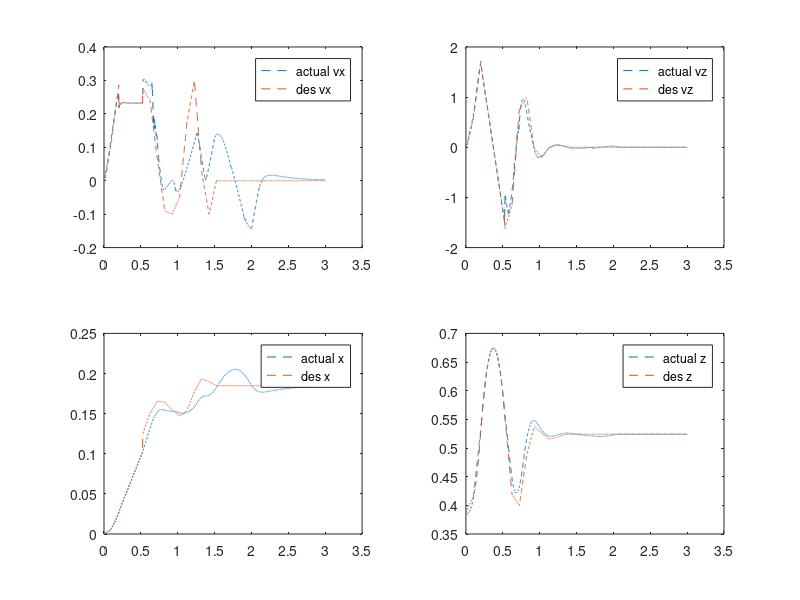
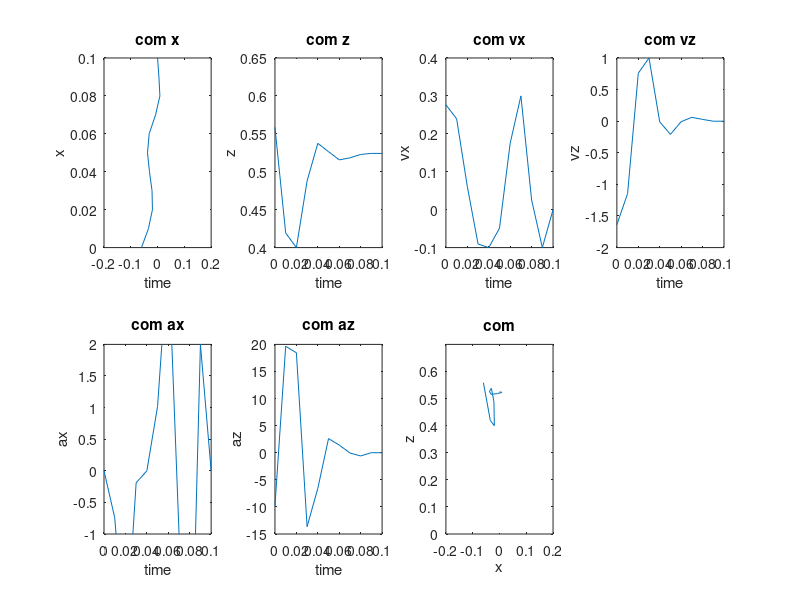

MATLAB code for these plots, in order:
% f=figure;

clear;
close all;
figure(1);
%% data time=3 rate=0.2
%Recording com velocity; com position;
load('robot_without_arm/WBC/data_velocity.mat');
z_velocity_act=Velocity_Recording.actual_com_velocity(:,3)';
z_velocity_act=z_velocity_act(:,2:end);
x_velocity_act=Velocity_Recording.actual_com_velocity(:,1)';
x_velocity_act=x_velocity_act(:,2:end);

time=Velocity_Recording.lcm_timestamp;
time=time/5;

z_velocity_des=Velocity_Recording.des_com_velocity(:,3)';
z_velocity_des=z_velocity_des(:,2:end);
x_velocity_des=Velocity_Recording.des_com_velocity(:,1)';
x_velocity_des=x_velocity_des(:,2:end);


load('robot_without_arm/WBC/data_position.mat');
z_position_act=Position_Recording.actual_com(:,3)';
z_position_act=z_position_act(:,2:end);
x_position_act=Position_Recording.actual_com(:,1)';
x_position_act=x_position_act(:,2:end);

z_position_des=Position_Recording.des_com(:,3)';
z_position_des=z_position_des(:,2:end);
x_position_des=Position_Recording.des_com(:,1)';
x_position_des=x_position_des(:,2:end);

%% plot
subplot(2,2,1)
plot(time,x_velocity_act,'--');
hold on;
plot(time,x_velocity_des,'--');
legend('actual vx','des vx');

subplot(2,2,2)
plot(time,z_velocity_act,'--');
hold on;
plot(time,z_velocity_des,'--');
legend('actual vz','des vz');

subplot(2,2,3)
plot(time,x_position_act,'--');
hold on;
plot(time,x_position_des,'--');
legend('actual x','des x');

subplot(2,2,4)
plot(time,z_position_act,'--');
hold on;
plot(time,z_position_des,'--');
legend('actual z','des z');



% x = [-0.06,-0.0341939,-0.0191825,-0.0206728,-0.0301985,-0.0376489,-0.0313267,-0.00755408,0.00872296,0.005,0];
% 
% z = [0.558486,0.419298,0.4,0.487982,0.537448,0.52648,0.515667,0.518329,0.522795,0.524192,0.524161];
% 
% vx = [0.2766,0.239522,0.0607074,-0.0905141,-0.1,-0.0490074,0.175452,0.3,0.0255408,-0.1,0];
% 
% vz = [-1.63818,-1.14559,0.759635,1,-0.0106725,-0.208699,-0.00754681,0.0607756,0.0285497,-0.000614095,0];
% 
% ax = [0,-0.741569,-2.83471,-0.189717,0,1.01985,3.46933,-0.978368,-4.51082,2,0];
% 
% az = [-9.8,19.6519,18.4526,-13.6453,-6.56817,2.60764,1.41541,-0.0489592,-0.595558,0.0122819,-2.13208e-08];



x=[-0.06,-0.0341939,-0.0191825,-0.0206728,-0.0301985,-0.0376489,-0.0313267,-0.00755408,0.00872296,0.005,0];
z = [0.558486,0.419298,0.4,0.487982,0.537448,0.52648,0.515667,0.518329,0.522795,0.524192,0.524161];

vx = [0.2766,0.239522,0.0607074,-0.0905141,-0.1,-0.0490074,0.175452,0.3,0.0255408,-0.1,0];

vz = [-1.63818,-1.14559,0.759635,1,-0.0106725,-0.208699,-0.00754681,0.0607756,0.0285497,-0.000614095,0];

ax = [0,-0.741569,-2.83471,-0.189717,0,1.01985,3.46933,-0.978368,-4.51082,2,0];

az = [-9.8,19.6519,18.4526,-13.6453,-6.56817,2.60764,1.41541,-0.0489592,-0.595558,0.0122819,-2.13208e-08];


node_num=size(z);
node_num=node_num(2);
time=zeros(1,node_num);
dt=0.01;
for i=1:node_num
    time(i)=(i-1)*dt;
end

figure(2)
subplot(2,4,1)
plot(x,time);
xlim([-0.2,0.2])
title("com x");
xlabel 'time'; 
ylabel 'x'; 

subplot(2,4,2)
plot(time,z);
title("com z");
xlabel 'time'; 
ylabel 'z'; 


vx=vx';
node_num=size(vx);
node_num=node_num(1);
time=zeros(1,node_num);

for i=1:node_num
    time(i)=(i-1)*dt;
end
subplot(2,4,3)
plot(time,vx);
title("com vx");
xlabel 'time'; 
ylabel 'vx'; 

vz=vz';
node_num=size(vz);
node_num=node_num(1);
time=zeros(1,node_num);

for i=1:node_num
    time(i)=(i-1)*dt;
end
subplot(2,4,4)
plot(time,vz);
title("com vz");
xlabel 'time'; 
ylabel 'vz'; 

ax=ax';
node_num=size(vx);
node_num=node_num(1);
time=zeros(1,node_num);

for i=1:node_num
    time(i)=(i-1)*dt;
end
subplot(2,4,5)
plot(time,ax);
ylim([-1,2])
title("com ax");
xlabel("time");
ylabel("ax");


az=az';
node_num=size(az);
node_num=node_num(1);
time=zeros(1,node_num);

for i=1:node_num
    time(i)=(i-1)*dt;
end
subplot(2,4,6)
plot(time,az);
title("com az");
xlabel("time");
ylabel("az");

subplot(2,4,7)
plot(x,z);
xlim([-0.2,0.2]);
ylim([0,0.7]);
title("com");
xlabel("x");
ylabel("z");
hold on;
